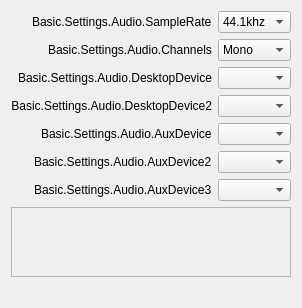
       <widget class="QWidget" name="audioPage">
        <layout class="QFormLayout" name="formLayout">
         <property name="fieldGrowthPolicy">
          <enum>QFormLayout::AllNonFixedFieldsGrow</enum>
         </property>
         <property name="labelAlignment">
          <set>Qt::AlignRight|Qt::AlignTrailing|Qt::AlignVCenter</set>
         </property>
         <item row="0" column="0">
          <widget class="QLabel" name="label_14">
           <property name="text">
            <string>Basic.Settings.Audio.SampleRate</string>
           </property>
           <property name="buddy">
            <cstring>sampleRate</cstring>
           </property>
          </widget>
         </item>
         <item row="0" column="1">
          <widget class="QComboBox" name="sampleRate">
           <property name="currentText">
            <string notr="true">44.1khz</string>
           </property>
           <property name="currentIndex">
            <number>0</number>
           </property>
           <item>
            <property name="text">
             <string>44.1khz</string>
            </property>
           </item>
           <item>
            <property name="text">
             <string>48khz</string>
            </property>
           </item>
          </widget>
         </item>
         <item row="1" column="0">
          <widget class="QLabel" name="label_15">
           <property name="text">
            <string>Basic.Settings.Audio.Channels</string>
           </property>
           <property name="buddy">
            <cstring>channelSetup</cstring>
           </property>
          </widget>
         </item>
         <item row="1" column="1">
          <widget class="QComboBox" name="channelSetup">
           <property name="currentText">
            <string>Mono</string>
           </property>
           <property name="currentIndex">
            <number>0</number>
           </property>
           <item>
            <property name="text">
             <string>Mono</string>
            </property>
           </item>
           <item>
            <property name="text">
             <string>Stereo</string>
            </property>
           </item>
          </widget>
         </item>
         <item row="2" column="0">
          <widget class="QLabel" name="label_2">
           <property name="minimumSize">
            <size>
             <width>170</width>
             <height>0</height>
            </size>
           </property>
           <property name="text">
            <string>Basic.Settings.Audio.DesktopDevice</string>
           </property>
           <property name="alignment">
            <set>Qt::AlignRight|Qt::AlignTrailing|Qt::AlignVCenter</set>
           </property>
           <property name="buddy">
            <cstring>desktopAudioDevice1</cstring>
           </property>
          </widget>
         </item>
         <item row="2" column="1">
          <widget class="QComboBox" name="desktopAudioDevice1">
           <property name="enabled">
            <bool>true</bool>
           </property>
          </widget>
         </item>
         <item row="3" column="0">
          <widget class="QLabel" name="label_3">
           <property name="text">
            <string>Basic.Settings.Audio.DesktopDevice2</string>
           </property>
           <property name="alignment">
            <set>Qt::AlignRight|Qt::AlignTrailing|Qt::AlignVCenter</set>
           </property>
           <property name="buddy">
            <cstring>desktopAudioDevice2</cstring>
           </property>
          </widget>
         </item>
         <item row="3" column="1">
          <widget class="QComboBox" name="desktopAudioDevice2">
           <property name="enabled">
            <bool>true</bool>
           </property>
          </widget>
         </item>
         <item row="4" column="0">
          <widget class="QLabel" name="label_4">
           <property name="text">
            <string>Basic.Settings.Audio.AuxDevice</string>
           </property>
           <property name="buddy">
            <cstring>auxAudioDevice1</cstring>
           </property>
          </widget>
         </item>
         <item row="4" column="1">
          <widget class="QComboBox" name="auxAudioDevice1">
           <property name="enabled">
            <bool>true</bool>
           </property>
          </widget>
         </item>
         <item row="5" column="0">
          <widget class="QLabel" name="label_5">
           <property name="text">
            <string>Basic.Settings.Audio.AuxDevice2</string>
           </property>
           <property name="buddy">
            <cstring>auxAudioDevice2</cstring>
           </property>
          </widget>
         </item>
         <item row="5" column="1">
          <widget class="QComboBox" name="auxAudioDevice2">
           <property name="enabled">
            <bool>true</bool>
           </property>
          </widget>
         </item>
         <item row="6" column="0">
          <widget class="QLabel" name="label_6">
           <property name="text">
            <string>Basic.Settings.Audio.AuxDevice3</string>
           </property>
           <property name="buddy">
            <cstring>auxAudioDevice3</cstring>
           </property>
          </widget>
         </item>
         <item row="6" column="1">
          <widget class="QComboBox" name="auxAudioDevice3">
           <property name="enabled">
            <bool>true</bool>
           </property>
          </widget>
         </item>
         <item row="7" column="0" colspan="2">
          <widget class="QScrollArea" name="audioSourceScrollArea">
           <property name="widgetResizable">
            <bool>true</bool>
           </property>
           <widget class="QWidget" name="audioSourceWidget">
            <property name="geometry">
             <rect>
              <x>0</x>
              <y>0</y>
              <width>66</width>
              <height>16</height>
             </rect>
            </property>
           </widget>
          </widget>
         </item>
         <item row="8" column="1">
          <widget class="QLabel" name="audioMsg">
           <property name="styleSheet">
            <string notr="true">color: rgb(255, 0, 4);</string>
           </property>
           <property name="text">
            <string notr="true"/>
           </property>
           <property name="wordWrap">
            <bool>true</bool>
           </property>
          </widget>
         </item>
        </layout>
       </widget>
